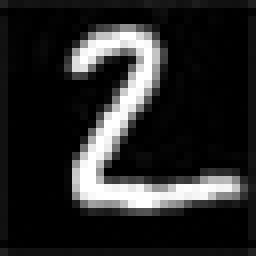
#> input picture computer_vison/image_classification/2.jpg, 32 x 32 px (shown 8 times larger)
$ python -i '图片基本操作.py'   (imports and definitions only)
#> lines starting #> are read from the running program, lines starting #| are printed output that depends on the picture
import cv2
import matplotlib.pyplot as plt
import numpy as np
#裁剪图片,计算机是左上角为(0,0)点，y和x(或者说h和w)分别是向下和向右增加
# [71 lines left out: functions cut, split_merge, fill_border, use_threshhold, calc, not called in this run]


# calc("./images/google.jpeg","./images/cat.jpeg")

#图像平滑。使用numpy的hstack或vstack将多个array横向或者纵向合并。
def image_smothing(image_path):
    image = cv2.imread(image_path)
#> image is the input picture: shape (32, 32, 3); min 0, max 255, mean 39.9
    cv2.imshow("origin", image)
    cv2.waitKey(0)
    #均值滤波
    blur = cv2.blur(image,(3,3))
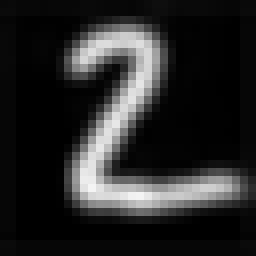
#> blur: shape (32, 32, 3) (shown 8 times larger); min 0, max 244, mean 39.3
    cv2.imshow("blur",blur)
    cv2.waitKey(0)
    #高斯滤波。利用二元高斯分布的特点，离中心点近的分配的权重大
    gauss = cv2.GaussianBlur(image,(5,5),1)#1是std
    cv2.imshow("gauss", gauss)
    cv2.waitKey(0)
    #中值滤波，用卷积核覆盖内的中值代替中心点的值
    median = cv2.medianBlur(image,5)
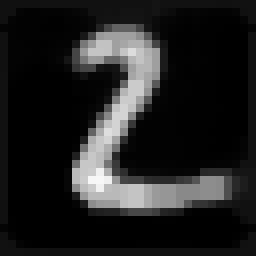
#> median: shape (32, 32, 3) (shown 8 times larger); min 0, max 247, mean 33
    cv2.imshow("median", median)
    cv2.waitKey(0)
    compare = np.hstack((blur,gauss,median))
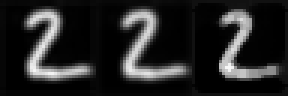
#> compare: shape (32, 96, 3) (shown 3 times larger); min 0, max 247, mean 37.2
    print(compare.shape)
#| (32, 96, 3)
    cv2.imshow("compare", compare)
    cv2.waitKey(0)

# image_smothing("./images/lenaNoise.jpeg")

"""
膨胀就是取卷积核覆盖内的最大值赋给中心点；腐蚀就是取卷积核覆盖内的最小值赋给中心点；
由此可知膨胀使得原本最亮的部分变大即扩张，腐蚀使得原本最亮的部分变小或消失
"""
#膨胀与腐蚀
def dilate_and_erode(image_path):
    pass

>>> result = image_smothing('../../computer_vison/image_classification/2.jpg')
